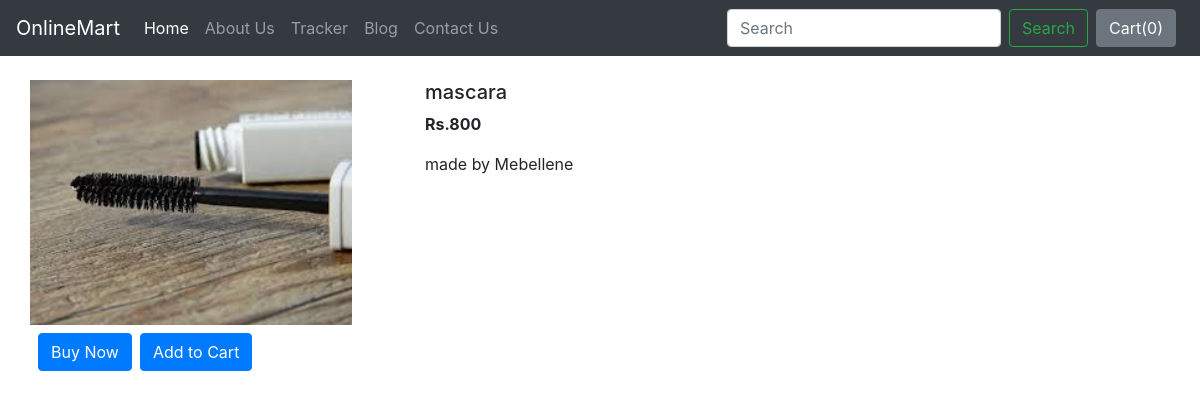
Screenshot of /mart/product/10 with the database file from the repository.
### mart/models.py (models this page shows)
class product(models.Model):
    product_id = models.AutoField
    product_name = models.CharField(max_length=50)
    category = models.CharField(max_length=50)
    subcategory = models.CharField(max_length=50)
    price = models.IntegerField(default=0)
    description = models.CharField(max_length=300)
    publish_date = models.DateField()
    images = models.ImageField(upload_to="mart/images", default="")
    def __str__(self):
        return self.product_name

### mart/views.py (the view)
# urls.py: path("product/<int:myid>", views.proview, name="ProductView"),
def proview(request, myid):
    pro = product.objects.filter(id=myid)
    print(pro)
    return render(request, 'mart/proview.html', {'product': pro[0]})

### mart/templates/mart/proview.html (shortened to what this page needs)
{% extends 'mart/basic.html' %}
{% block body %}
<div class="container my-4">
    <div class="row">
    <div class="col-md-4">
        <div class="row">
            <img src="/media/{{product.images}}" width="322px" height="245px">
        </div>
        <div class="row my-2">
            <button class="btn btn-primary mx-2">Buy Now</button>
            <button class="btn btn-primary">Add to Cart</button>
        </div>
    </div>
    <div class="col-md-8">
        <h5>{{product.product_name}}</h5>
        <p><b>Rs.{{product.price}}</b></p>
        <p>{{product.description}}</p>
    </div>
        </div>
</div>
{% endblock %}

### rows the page displays
product: images (picture), product_name "mascara", price "800", description "made by Mebellene"
